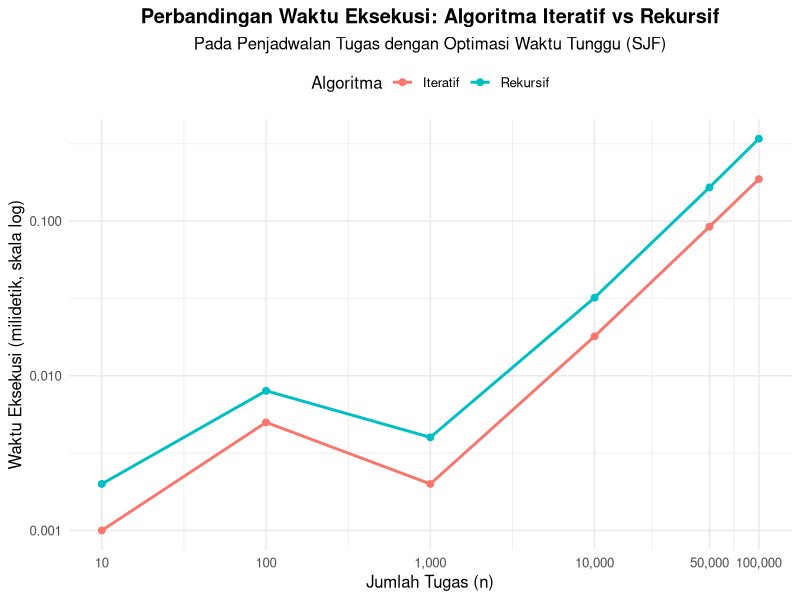

R code for this plot:
# Load libraries
library(ggplot2)
library(dplyr)
library(tidyr)

# Data dari tabel di laporan (n vs waktu dalam milidetik)
data <- data.frame(
  n = c(10, 100, 1000, 10000, 50000, 100000),
  Iteratif_ms = c(0.001, 0.005, 0.002, 0.018, 0.092, 0.187),
  Rekursif_ms = c(0.002, 0.008, 0.004, 0.032, 0.165, 0.341)
)

# Ubah ke format long untuk plotting
plot_data <- data %>%
  pivot_longer(
    cols = c(Iteratif_ms, Rekursif_ms),
    names_to = "Algoritma",
    values_to = "Waktu_ms"
  ) %>%
  mutate(Algoritma = factor(Algoritma, 
                            levels = c("Iteratif_ms", "Rekursif_ms"),
                            labels = c("Iteratif", "Rekursif")))

# Plot
ggplot(plot_data, aes(x = n, y = Waktu_ms, color = Algoritma, group = Algoritma)) +
  geom_line(size = 1) +
  geom_point(size = 2) +
  scale_x_log10(breaks = data$n, labels = scales::comma) +  # log scale karena rentang n sangat lebar
  scale_y_continuous(trans = 'log10', labels = scales::number_format(accuracy = 0.001)) +
  labs(
    title = "Perbandingan Waktu Eksekusi: Algoritma Iteratif vs Rekursif",
    subtitle = "Pada Penjadwalan Tugas dengan Optimasi Waktu Tunggu (SJF)",
    x = "Jumlah Tugas (n)",
    y = "Waktu Eksekusi (milidetik, skala log)",
    color = "Algoritma"
  ) +
  theme_minimal(base_size = 12) +
  theme(
    plot.title = element_text(hjust = 0.5, face = "bold"),
    plot.subtitle = element_text(hjust = 0.5),
    legend.position = "top"
  )

